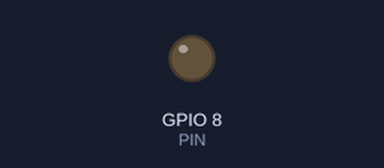
Recording of a program running on a simulated ESP32 board running MicroPython. Parts: output pins drawn as LEDs (lit = HIGH). WiFi joins after 1.5 s; files the program writes start out absent; values from a settings file that is not in the repository are placeholders; a WiFi scan finds one network, HomeNet. At 6.0 s the program stops and its outputs stay as they are.

Above: at 0.05 s.
Timing chart, 0 to 3.0 s (numbered marks = the images above):
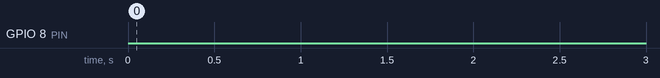

Measured:
- by itself, GPIO 8 (PIN): LOW → HIGH at 4.0 s, → LOW 0.10 s later, → HIGH 0.10 s later, → LOW 0.10 s later, … (20 changes in this stretch)

The program:

main.py
```python
from machine import Pin
from config import name_network, pass_network
import time, network


def report(timeout:int):
    PIN = Pin(8, Pin.OUT)
    number = 0
    while number < 10:
        number+=1
        PIN.value(1)
        time.sleep(timeout)
        PIN.value(0)
        time.sleep(timeout)

def log(update:str):
    with open('log.txt', 'a+') as file:
        file.write(f'{update}\n')

def connect_wifi():
    try:
        inet_wifi = network.WLAN(network.STA_IF)
        inet_wifi.active(True)
        time.sleep(2)
        log(update=inet_wifi.scan())
        inet_wifi.active(True)
        inet_wifi.connect(name_network, pass_network)
        if inet_wifi.isconnected():
            report(timeout=1)
            log(update="Connect")
        else:
            report(timeout=0.1)
            log(update="Not connect")

    except Exception as err:
        log(update=err)

connect_wifi()
```
